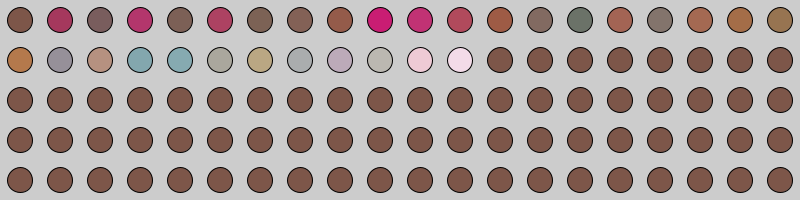
Frame 1 (no input)
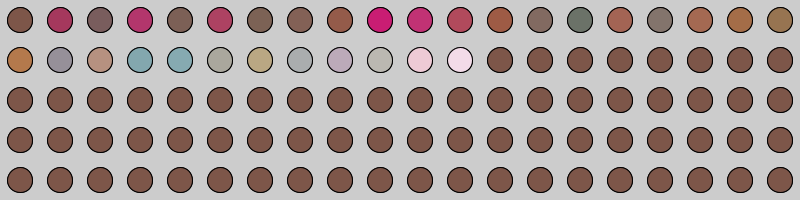
Frame 2 (the mouse pressed at the canvas centre, redrawn once)

The Processing sketch that drew these frames (run headless with seeded random() and noise(); the mouse was pressed at the canvas centre and the sketch redrawn once):

// Processing sketch: colouredDots3
// ── colouredDots3.pde
/*
Doug Easterly
Intermediate Color lesson
DSDN142, 2014
Victoria University of Wellington

thanks to Joshua Davis' Anderson Ranch tutorials for how to work with % and floor to create a matrix with 1 for-loop
https://twitter.com/JoshuaDavis/status/295209341064212482

And Processing Handbook (Reas/Fry) for working with color palettes 
*/


// you can make a color palette manually, or you can use a tool like Joshua Davis' ColorPiocking Tool
color[] palette = {#7d5649, #a5385d, #795d5d, #b3366c, #7c6056,
#ad4262, #7c6255, #836156, #945b4a, #c91d73, #c13274, #b14a5c,
#9e5b45, #826a61, #6b7268, #a36454, #83746c, #a46952, #a46d48,
#977451, #b4794c, #969099, #b69180, #83a7ae, #86aab1, #aaa79d,
#baa783, #aaadae, #bcaab9, #bbb8b1, #eecad5, #f3dbe8};


float dotSize = 25.0;
float spacing = 1.6;
// room for our dots to breathe
float plantArea = dotSize*spacing;
int col;
int row;
int numDots;
// a border for the total composition
float border = plantArea/2;

void setup(){
size (800,200);
col = floor(width / plantArea);
row = floor(height / plantArea);
numDots = floor(col*row);
ellipseMode(CENTER);
}

void draw(){
  

for(int i = 0; i<numDots; i++){
  /* one way to ramp through an array is simply to iterate.
but what if our array is a different size than our for loop?
let's try to make j work with i using a bit of logic
*/
int j = i;
if(i>palette.length-1){
j= 0 ;
}
println(j);
  
fill(palette[j]);
// using floor to keep i/col values within a row
// using modulo(%) to step through our columns
ellipse( (plantArea*(i%col)) + border, plantArea *(floor(i/col)) + border, dotSize, dotSize);

}

noLoop();

}
